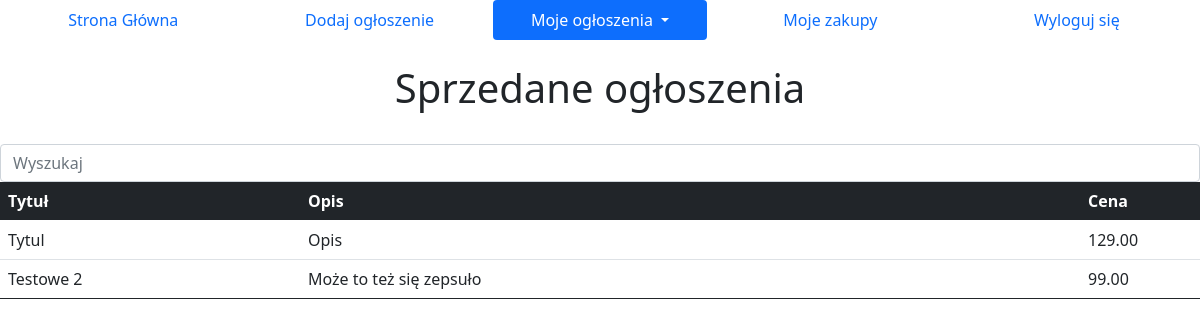
The app's page /solded_notices (signed in) with its own data.
### tables this page shows
CREATE TABLE "notices"
(
    id          INTEGER
        primary key,
    title       TEXT    not null,
    description TEXT    not null,
    price       FLOAT   not null,
    id_buyer    INTEGER,
    id_seller   INTEGER not null
);

### Flask.py (the view)
@app.route('/solded_notices', methods=['GET', 'POST'])
def soldedNotices():
    if 'user' in session:
        con = sqlite3.connect(DATABASE)
        cur = con.cursor()
        cur.execute("select * from users where username=?",(session['user'],))
        users = cur.fetchall();
        if len(users)<=0:
            return redirect(url_for('index'))
        else:
            con = sqlite3.connect(DATABASE)
            cur = con.cursor()
            cur.execute("select * from notices where id_seller==? and id_buyer is not null",(users[0][0],))
            notices = cur.fetchall();
            return render_template('soldedNotices.html', notices = notices)
    else:
        return redirect(url_for('index'))

### templates/soldedNotices.html (shortened to what this page needs)
<html>
    <head>
        <link href="https://cdn.jsdelivr.net/npm/bootstrap@5.0.0-beta1/dist/css/bootstrap.min.css" rel="stylesheet"
>
      </head>
<body>
    <nav class="nav nav-pills nav-justified">
        <a class="nav-item nav-link" href=/>Strona Główna</a>
        <a class="nav-item nav-link" href=/new_notice>Dodaj ogłoszenie</a>
        <li class="nav-item dropdown">
          <a class="nav-link active dropdown-toggle" id="navbarDropdown" role="button" data-bs-toggle="dropdown" aria-expanded="false">
            Moje ogłoszenia
          </a>
        </li>
        <a class="nav-item nav-link" href=/my_shopping>Moje zakupy</a>
        <a class="nav-item nav-link" href=/logout>Wyloguj się</a>
      </nav>
      <br>
      <h1><center>Sprzedane ogłoszenia<center></h1>
      <br>
      <center><input class="form-control" type="text" id="myInput" onkeyup="myFunction()" placeholder="Wyszukaj"><center>
      <table id="myTable" class="table">
        <thead class="table-dark">
          <th style="width:25%;">Tytuł</th>
          <th style="width:65%;">Opis</th>
          <th style="width:10%;">Cena</th>
        </thead>
        <tbody>
          {% for notice in notices %}
           <tr>
              <td>{{notice[1]}}</td>
              <td>{{notice[2]}}</td>
              <td></td>
           </tr>
        {% endfor %}
      </table>
</body>
</html>

### records on screen
notices: title "Tytul", description "Opis"
notices: title "Testowe 2", description "Może to też się zepsuło"
